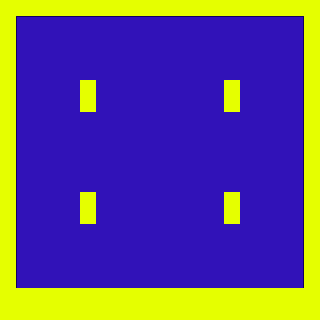

Rendered tile map (Tiled .tmx) drawn with the repository's tilesets; below, a short description and the full map source, tile grids included:
An orthogonal 20x20 tile map with 16x16 px tiles, 2 tile layers (Tile Layer 1, collisions), 2 tilesets.

<map version="1.10" tiledversion="1.11.2" orientation="orthogonal" renderorder="right-up" width="20" height="20" tilewidth="16" tileheight="16" infinite="0" nextlayerid="3" nextobjectid="1">
 <tileset firstgid="1" source="background.tsx" />
 <tileset firstgid="10" source="collision.tsx" />
 <layer id="1" name="Tile Layer 1" width="20" height="20">
  <data encoding="csv">
0,0,0,0,0,0,0,0,0,0,0,0,0,0,0,0,0,0,0,0,
0,1,8,8,8,8,8,8,8,8,8,8,8,8,8,8,8,8,7,0,
0,2,9,9,9,9,9,9,9,9,9,9,9,9,9,9,9,9,6,0,
0,2,9,9,9,9,9,9,9,9,9,9,9,9,9,9,9,9,6,0,
0,2,9,9,9,9,9,9,9,9,9,9,9,9,9,9,9,9,6,0,
0,2,9,9,9,9,9,9,9,9,9,9,9,9,9,9,9,9,6,0,
0,2,9,9,9,9,9,9,9,9,9,9,9,9,9,9,9,9,6,0,
0,2,9,9,9,9,9,9,9,9,9,9,9,9,9,9,9,9,6,0,
0,2,9,9,9,9,9,9,9,9,9,9,9,9,9,9,9,9,6,0,
0,2,9,9,9,9,9,9,9,9,9,9,9,9,9,9,9,9,6,0,
0,2,9,9,9,9,9,9,9,9,9,9,9,9,9,9,9,9,6,0,
0,2,9,9,9,9,9,9,9,9,9,9,9,9,9,9,9,9,6,0,
0,2,9,9,9,9,9,9,9,9,9,9,9,9,9,9,9,9,6,0,
0,2,9,9,9,9,9,9,9,9,9,9,9,9,9,9,9,9,6,0,
0,2,9,9,9,9,9,9,9,9,9,9,9,9,9,9,9,9,6,0,
0,2,9,9,9,9,9,9,9,9,9,9,9,9,9,9,9,9,6,0,
0,2,9,9,9,9,9,9,9,9,9,9,9,9,9,9,9,9,6,0,
0,2,9,9,9,9,9,9,9,9,9,9,9,9,9,9,9,9,6,0,
0,3,4,4,4,4,4,4,4,4,4,4,4,4,4,4,4,4,5,0,
0,0,0,0,0,0,0,0,0,0,0,0,0,0,0,0,0,0,0,0
</data>
 </layer>
 <layer id="2" name="collisions" width="20" height="20">
  <data encoding="csv">
10,10,10,10,10,10,10,10,10,10,10,10,10,10,10,10,10,10,10,10,
10,0,0,0,0,0,0,0,0,0,0,0,0,0,0,0,0,0,0,10,
10,0,0,0,0,0,0,0,0,0,0,0,0,0,0,0,0,0,0,10,
10,0,0,0,0,0,0,0,0,0,0,0,0,0,0,0,0,0,0,10,
10,0,0,0,0,0,0,0,0,0,0,0,0,0,0,0,0,0,0,10,
10,0,0,0,0,10,0,0,0,0,0,0,0,0,10,0,0,0,0,10,
10,0,0,0,0,10,0,0,0,0,0,0,0,0,10,0,0,0,0,10,
10,0,0,0,0,0,0,0,0,0,0,0,0,0,0,0,0,0,0,10,
10,0,0,0,0,0,0,0,0,0,0,0,0,0,0,0,0,0,0,10,
10,0,0,0,0,0,0,0,0,0,0,0,0,0,0,0,0,0,0,10,
10,0,0,0,0,0,0,0,0,0,0,0,0,0,0,0,0,0,0,10,
10,0,0,0,0,0,0,0,0,0,0,0,0,0,0,0,0,0,0,10,
10,0,0,0,0,10,0,0,0,0,0,0,0,0,10,0,0,0,0,10,
10,0,0,0,0,10,0,0,0,0,0,0,0,0,10,0,0,0,0,10,
10,0,0,0,0,0,0,0,0,0,0,0,0,0,0,0,0,0,0,10,
10,0,0,0,0,0,0,0,0,0,0,0,0,0,0,0,0,0,0,10,
10,0,0,0,0,0,0,0,0,0,0,0,0,0,0,0,0,0,0,10,
10,0,0,0,0,0,0,0,0,0,0,0,0,0,0,0,0,0,0,10,
10,10,10,10,10,10,10,10,10,10,10,10,10,10,10,10,10,10,10,10,
10,10,10,10,10,10,10,10,10,10,10,10,10,10,10,10,10,10,10,10
</data>
 </layer>
</map>
